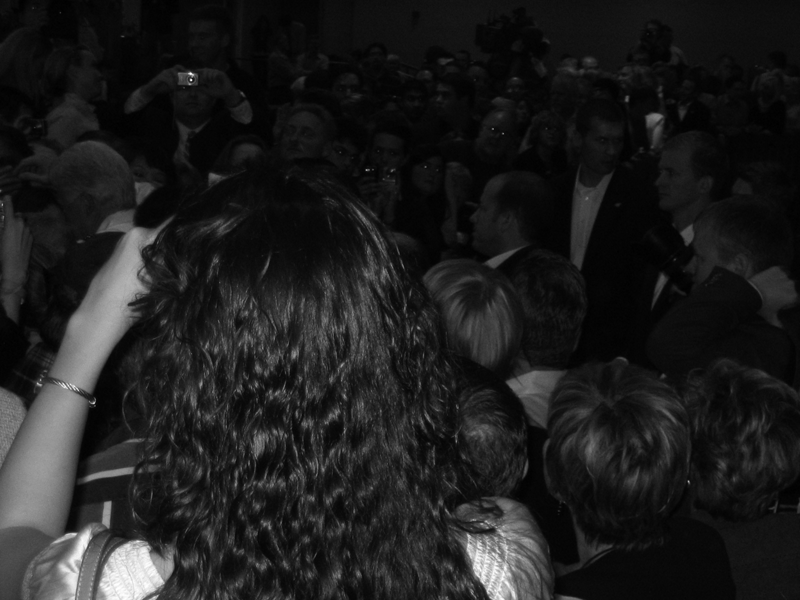
#> input picture crowd_grayscale.png, 800 x 600 px
$ jupyter execute 'Histogram Equalization.ipynb'
#> lines starting #> are read from the running program, lines starting #| are printed output that depends on the picture
# Histogram Equalization

Import required libraries

[cell 1]
import cv2
import numpy as np
from matplotlib import pyplot as plt
from skimage import io
from skimage.color import rgb2gray

#### Create histogram for image

[cell 2]
def create_histogram(img):
    height = img.shape[0]
    width = img.shape[1]

    # create histogram as numpy array
    histogram = np.zeros(256)

    # looping over the image, pixel by pixel
    for i in range(0, height):
        for j in range(0, width):
            pixel_value = img[i,j]
            histogram[pixel_value] += 1

    # normalize histogram values
    for i in range (0, len(histogram)):
        histogram[i] = (histogram[i] / (height*width))
    return histogram

#### Equalize histogram

[cell 3]
def histogram_eq (hist, img):
    cdf = np.zeros(256)
    cdf[0] = hist[0]

    # cummilative sum over histogram to create cdf
    for i in range (1, len(hist)):
        cdf[i] = cdf[i-1] + hist[i]

    height = img.shape[0]
    width = img.shape[1]

    for i in range(0, height):
        for j in range(0, width):
            current_intensity = img[i,j]
            new_intensity = cdf[current_intensity]
            img[i,j] = int(new_intensity*255)

    return img

### Implementing on CROWD.png thrice

[cell 4]
# Read the image and convert to grayscale
im = io.imread("crowd_grayscale.png")
#> im is the input picture: shape (600, 800); min 0, max 255, mean 30
im = rgb2gray(im)

# Convert the image to type uint8 and scale intensity values to the range 0-255
img1 = ((im - np.min(im)) * (1/(np.max(im) - np.min(im)) * 255)).astype('uint8')

plt.imshow(img1, cmap="gray")

[cell 5]
hist1 = create_histogram(img1)
#> after the loop in create_histogram, `for i in range(0, height):`: histogram = 256 values, max 19259 at index 5, min 4 at index 255, mean 1875
#> after the loop in create_histogram, `for i in range (0, len(histogram)):`: histogram = 256 values, max 0.0401 at index 5, min 8.33e-06 at index 255, mean 0.00391
#> hist1 has the same summary as histogram in create_histogram
plt.bar(np.arange(len(hist1)),hist1)
plt.show()
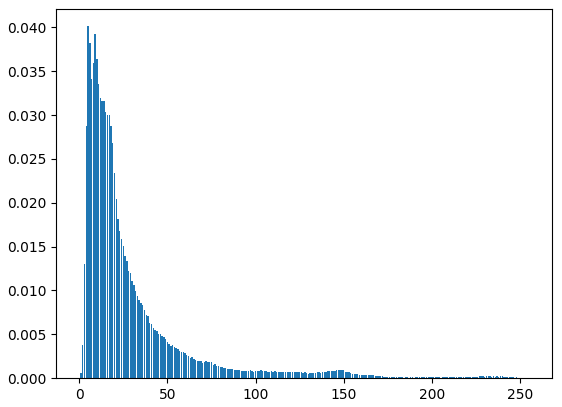
#> figure drawn by matplotlib, 1 panel; tallest bar 0.0401 high, from x = 4.6 to 5.4

[cell 6]
img2 = histogram_eq(hist1, img1)
#> after the loop in histogram_eq, `for i in range (1, len(hist)):`: cdf = 256 values from 3.96e-05 to 1
#> after the loop in histogram_eq, `for i in range(0, height):`:
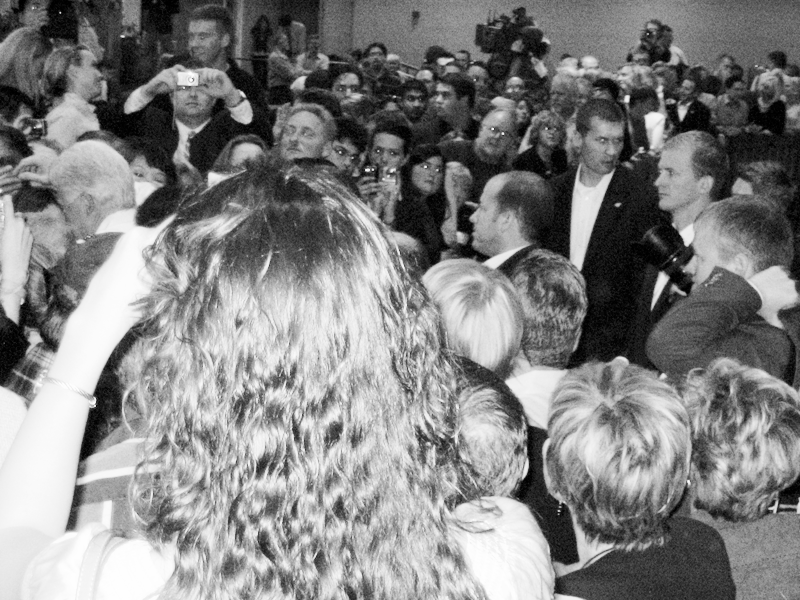
#> img: shape (600, 800); min 0, max 255, mean 129.7
plt.imshow(img2, cmap="gray")

[cell 7]
hist2 = create_histogram(img2)
#> hist2 = 256 values, max 0.0401 at index 22, min 0 at index 2, mean 0.00391
plt.bar(np.arange(len(hist2)),hist2)
plt.show()
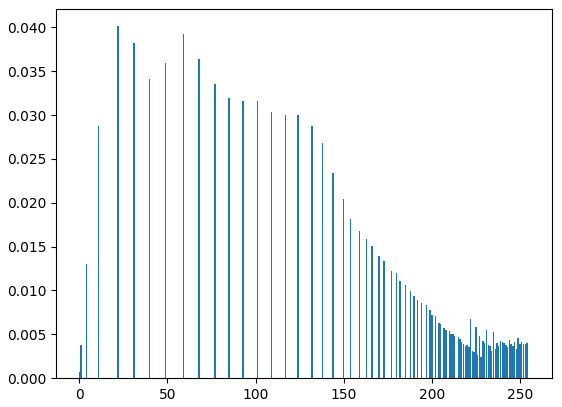
#> figure drawn by matplotlib, 1 panel; tallest bar 0.0401 high, from x = 21.6 to 22.4

[cell 8]
img3 = histogram_eq(hist2, img2)
plt.imshow(img3, cmap="gray")

[cell 9]
hist3 = create_histogram(img3)
#> hist3 has the same summary as hist2
plt.bar(np.arange(len(hist3)),hist3)
plt.show()

### Implementing on SELF image with low contrast

[cell 10]
# Read the image and convert to grayscale
im = io.imread("lowcontrast_greyscale.jpg")
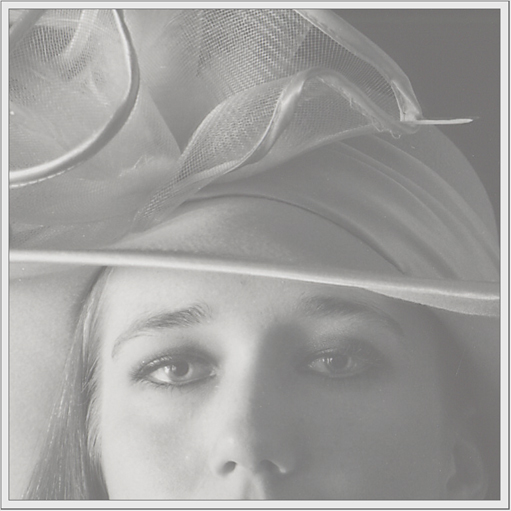
#> input picture lowcontrast_greyscale.jpg, 511 x 511 px
#> im is the input picture: shape (511, 511, 3); mean R, G, B 160.6, 159.7, 158
im = rgb2gray(im)
#> im: shape (511, 511) float64

# Convert the image to type uint8 and scale intensity values to the range 0-255
self_img = ((im - np.min(im)) * (1/(np.max(im) - np.min(im)) * 255)).astype('uint8')
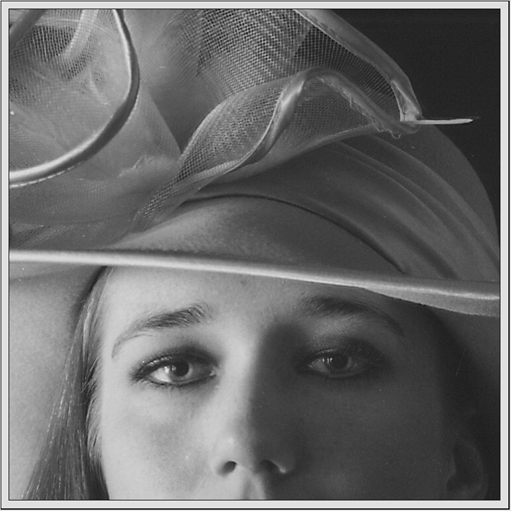
#> self_img: shape (511, 511); min 0, max 254, mean 106.8

plt.imshow(self_img, cmap="gray")

[cell 11]
self_hist = create_histogram(self_img)
#> self_hist = 256 values, max 0.0336 at index 224, min 0 at index 1, mean 0.00391
plt.bar(np.arange(len(self_hist)),self_hist)
plt.show()
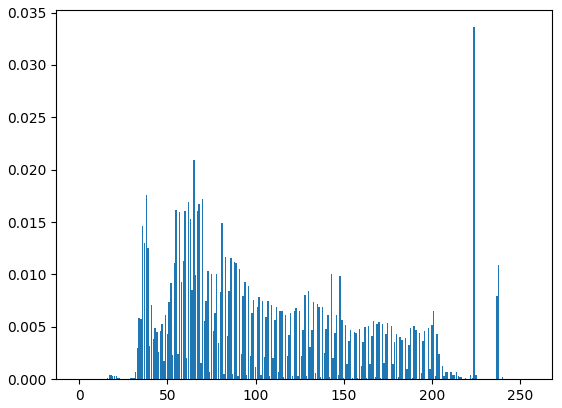
#> figure drawn by matplotlib, 1 panel; tallest bar 0.0336 high, from x = 223.6 to 224.4

[cell 12]
new_img = histogram_eq(self_hist, self_img)
#> after the loop in histogram_eq (call 3), `for i in range (1, len(hist)):`: cdf = 256 values from 7.66e-06 to 1
#> after the loop in histogram_eq (call 3), `for i in range(0, height):`:
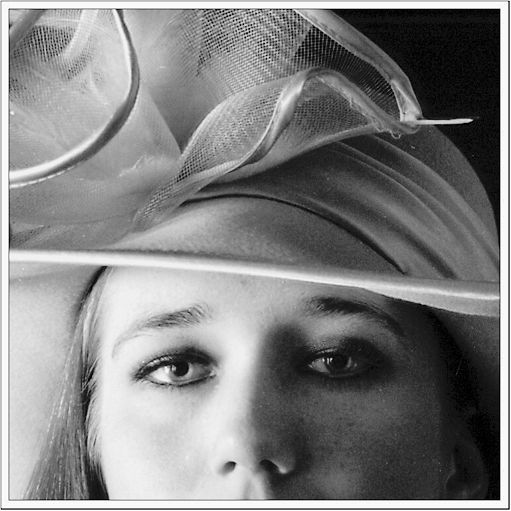
#> img: shape (511, 511); min 0, max 255, mean 128.3
plt.imshow(new_img, cmap="gray")

[cell 13]
new_hist = create_histogram(new_img)
#> new_hist = 256 values, max 0.0336 at index 249, min 0 at index 2, mean 0.00391
plt.bar(np.arange(len(new_hist)),new_hist)
plt.show()
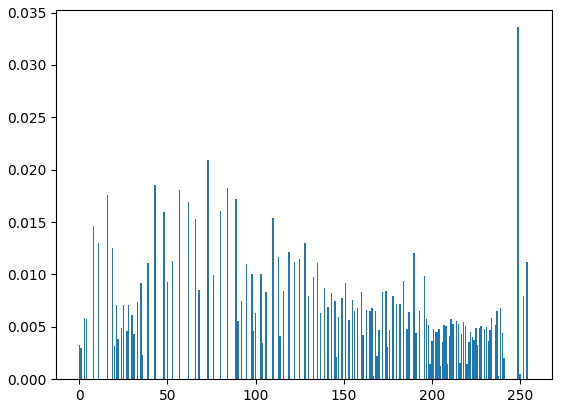
#> figure drawn by matplotlib, 1 panel; tallest bar 0.0336 high, from x = 248.6 to 249.4
